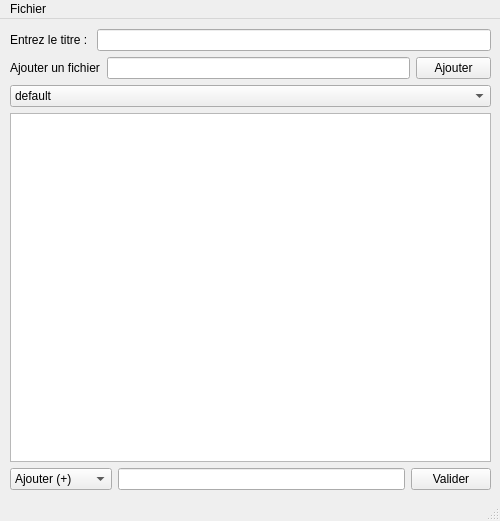
<?xml version="1.0" encoding="UTF-8"?>
<ui version="4.0">
 <class>MainWindow</class>
 <widget class="QMainWindow" name="MainWindow">
  <property name="geometry">
   <rect>
    <x>0</x>
    <y>0</y>
    <width>500</width>
    <height>521</height>
   </rect>
  </property>
  <property name="windowTitle">
   <string>MainWindow</string>
  </property>
  <widget class="QWidget" name="centralwidget">
   <widget class="QWidget" name="verticalLayoutWidget">
    <property name="geometry">
     <rect>
      <x>10</x>
      <y>10</y>
      <width>481</width>
      <height>461</height>
     </rect>
    </property>
    <layout class="QVBoxLayout" name="verticalLayout">
     <property name="sizeConstraint">
      <enum>QLayout::SetMaximumSize</enum>
     </property>
     <item>
      <layout class="QHBoxLayout" name="horizontalLayout">
       <item>
        <widget class="QLabel" name="label">
         <property name="maximumSize">
          <size>
           <width>91</width>
           <height>31</height>
          </size>
         </property>
         <property name="text">
          <string>Entrez le titre : </string>
         </property>
        </widget>
       </item>
       <item>
        <widget class="QLineEdit" name="title_tf"/>
       </item>
      </layout>
     </item>
     <item>
      <layout class="QHBoxLayout" name="horizontalLayout_3">
       <item>
        <widget class="QLabel" name="label_2">
         <property name="maximumSize">
          <size>
           <width>91</width>
           <height>16</height>
          </size>
         </property>
         <property name="text">
          <string>Ajouter un fichier :</string>
         </property>
        </widget>
       </item>
       <item>
        <widget class="QLineEdit" name="filename_tf"/>
       </item>
       <item>
        <widget class="QPushButton" name="filename_btn">
         <property name="maximumSize">
          <size>
           <width>75</width>
           <height>23</height>
          </size>
         </property>
         <property name="text">
          <string>Ajouter</string>
         </property>
        </widget>
       </item>
      </layout>
     </item>
     <item>
      <widget class="QComboBox" name="file_cb">
       <item>
        <property name="text">
         <string>default</string>
        </property>
       </item>
      </widget>
     </item>
     <item>
      <widget class="QListView" name="list_element">
       <property name="editTriggers">
        <set>QAbstractItemView::CurrentChanged|QAbstractItemView::DoubleClicked|QAbstractItemView::EditKeyPressed</set>
       </property>
      </widget>
     </item>
     <item>
      <layout class="QHBoxLayout" name="horizontalLayout_2">
       <item>
        <widget class="QComboBox" name="elementStatus_cb">
         <item>
          <property name="text">
           <string>Ajouter (+)</string>
          </property>
         </item>
         <item>
          <property name="text">
           <string>Modifier (~)</string>
          </property>
         </item>
         <item>
          <property name="text">
           <string>Supprimer (-)</string>
          </property>
         </item>
        </widget>
       </item>
       <item>
        <widget class="QLineEdit" name="element_tf"/>
       </item>
       <item>
        <widget class="QPushButton" name="send_btn">
         <property name="enabled">
          <bool>true</bool>
         </property>
         <property name="text">
          <string>Valider</string>
         </property>
        </widget>
       </item>
      </layout>
     </item>
    </layout>
   </widget>
  </widget>
  <widget class="QMenuBar" name="menuBar">
   <property name="geometry">
    <rect>
     <x>0</x>
     <y>0</y>
     <width>500</width>
     <height>21</height>
    </rect>
   </property>
   <widget class="QMenu" name="menuFichier">
    <property name="title">
     <string>Fichier</string>
    </property>
    <addaction name="actionEnregistrer_au_format_TXT"/>
   </widget>
   <addaction name="menuFichier"/>
  </widget>
  <widget class="QStatusBar" name="statusBar">
   <property name="acceptDrops">
    <bool>true</bool>
   </property>
  </widget>
  <action name="actionEnregistrer_au_format_TXT">
   <property name="text">
    <string>Enregistrer au format TXT</string>
   </property>
  </action>
 </widget>
 <resources/>
 <connections/>
</ui>
